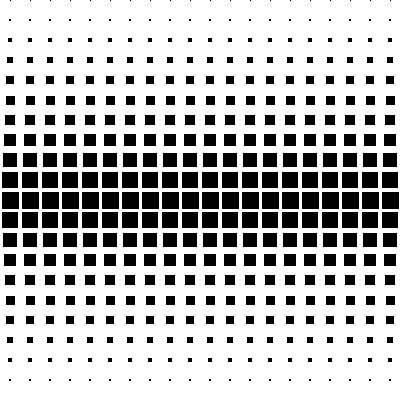
Frame 1 (no input)
Frame 60 (the mouse pressed at the canvas centre just before this capture): identical to frame 1, image omitted
Frame 120 (the mouse held since frame 60 and released just before this capture): identical to frame 1, image omitted

The Processing sketch that drew this single still picture (run headless with seeded random() and noise(); from frame 60 on, the mouse is pressed at the canvas centre):

// Processing sketch: processing_10692
// ── processing_10692.pde

float x1 = 0;
float y1 = 0;
float d = 1.6;

void setup(){
size ( 400, 400 );
background( 255 );
fill( 0 );
}

void draw(){
rectMode(CENTER);
  for ( float y = 0; y < height/2; y = (y + 20) ){ // 1. Hälfte     
  for ( float x = 10; x < width; x = (x + 20)){  
      rect( x, y , x1, y1 );
}
      x1 = x1+d;
      y1 = y1+d;
} 

  for ( float y = height/2; y < height; y = (y + 20) ){ // 2.Hälfte    
  for ( float x = 10; x < width; x = (x + 20)){  
        rect( x, y , x1, y1 );
}
      x1 = x1-d;
      y1 = y1-d;
} 

}
